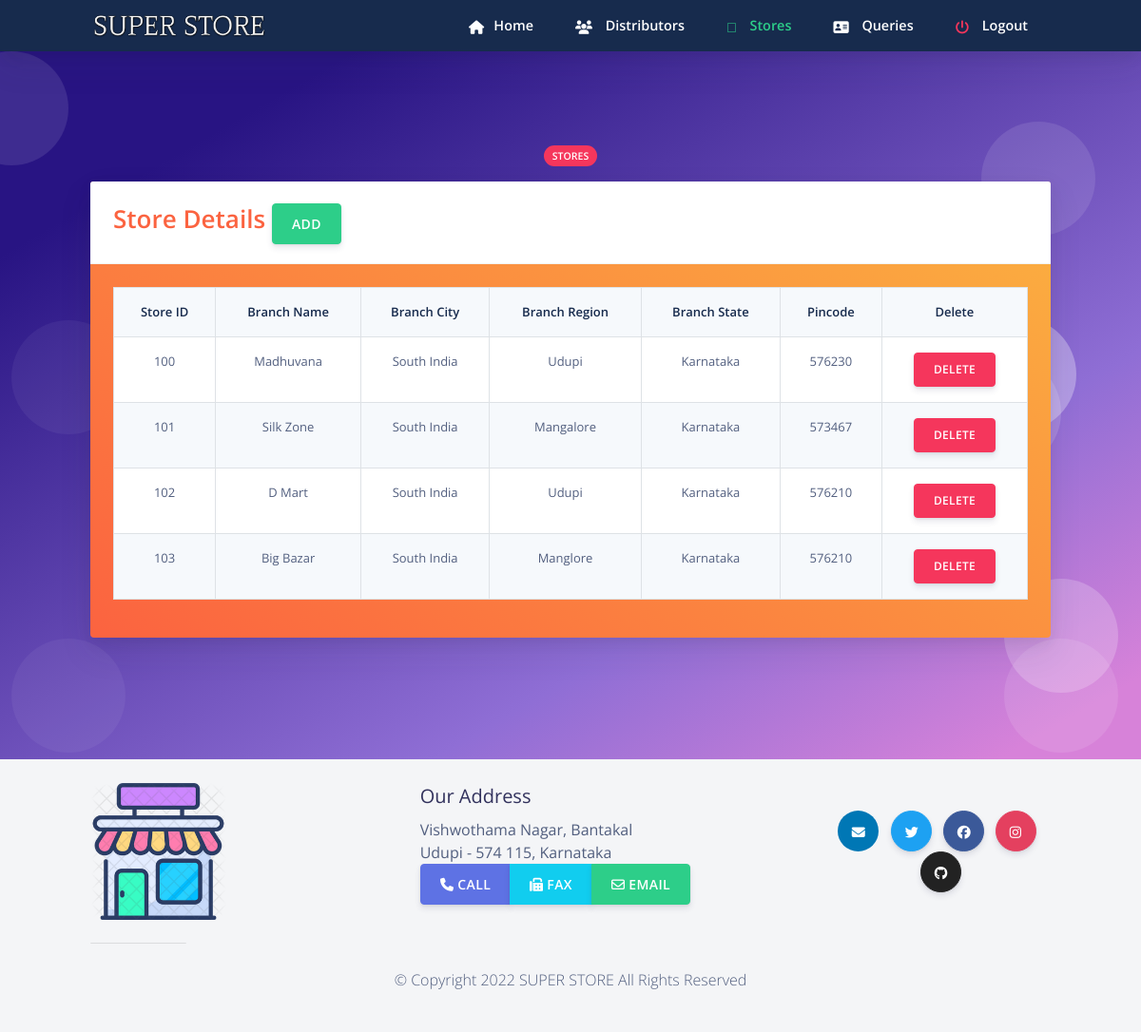
The app's page /admin/stored.php (signed in), older data.
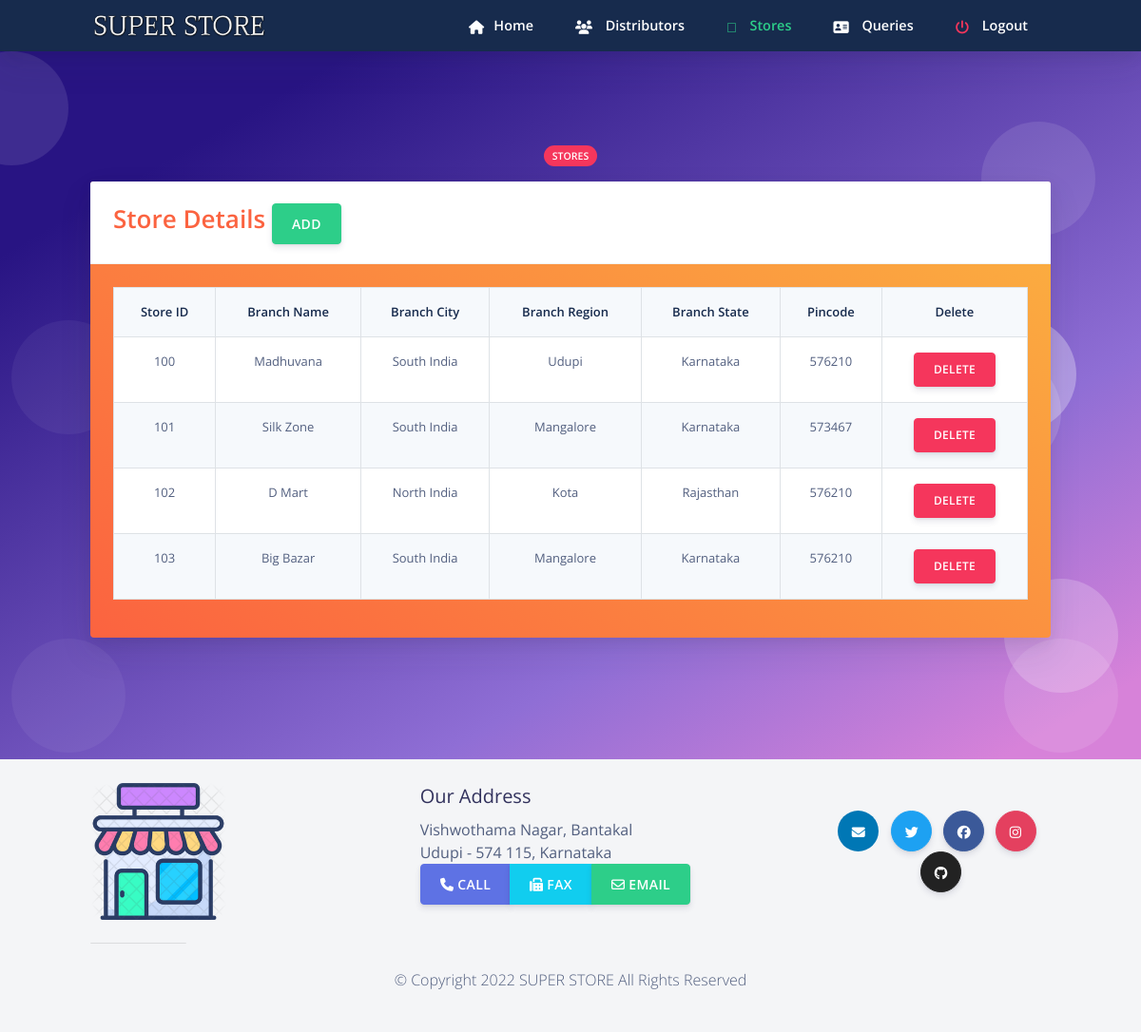
The same page, newer data.
### tables this page shows
CREATE TABLE `store` (
  `SID` int(11) NOT NULL,
  `SPASS` varchar(20) NOT NULL DEFAULT 'password',
  `SBRANCHNAME` varchar(20) NOT NULL,
  `SCITY` varchar(20) NOT NULL,
  `SREGION` varchar(20) NOT NULL,
  `SSTATE` varchar(20) NOT NULL,
  `SPCODE` int(11) NOT NULL
);

### admin/stored.php (the view, shortened to what this page needs)
<?php
include('session1.php');
?>
<!DOCTYPE html>
<html>
<head>
	<link rel="stylesheet" href="https://stackpath.bootstrapcdn.com/bootstrap/4.3.1/css/bootstrap.min.css"
>
	<link rel="stylesheet" href="https://pro.fontawesome.com/releases/v5.10.0/css/all.css"
/>
	<link rel="stylesheet" href=" https://cdnjs.cloudflare.com/ajax/libs/bootstrap-social/5.1.1/bootstrap-social.min.css "/>
  <link href="https://use.fontawesome.com/releases/v5.0.6/css/all.css" rel="stylesheet">
  <link href="../assets/css/nucleo-icons.css" rel="stylesheet" />
  <link href="../assets/css/nucleo-svg.css" rel="stylesheet" />
  <link rel="stylesheet" href="../assets/css/creativetim.min.css" type="text/css">
</head>
  <body class="bg-white" id="top">
    <nav
      id="navbar-main"
      class="
        navbar navbar-main navbar-expand-lg
        bg-default
        navbar-light
        position-sticky
        top-0
        shadow
        py-0
      "
    >
      <div class="container">
        <ul class="navbar-nav navbar-nav-hover align-items-lg-center">
          <li class="nav-item dropdown">
            <a href="../index.php" class="navbar-brand mr-lg-5 text-white">
                               <img src="../assets/img/nav.png" />
            </a>
          </li>
        </ul>
        <div class="navbar-collapse collapse bg-default" id="navbar_global">
          <ul class="navbar-nav align-items-lg-center ml-auto">
		  	 <li class="nav-item">
              <a href="dhome.php" class="nav-link">
                <span class="text-white nav-link-inner--text font-weight-bold"
                  ><i class="text-white fas fa-home"></i>Home </span
                >
              </a>
            </li>
			 <li class="nav-item">
              <a href="distd.php" class="nav-link">
                <span class="text-white nav-link-inner--text font-weight-bold"
                  ><i class="text-white fas fa-users"></i> Distributors</span
                >
              </a>
            </li>
			<li class="nav-item">
              <a href="stored.php" class="nav-link">
                <span class="text-success nav-link-inner--text font-weight-bold"
                  ><i class="text-success fad fa-store-alt"></i> Stores</span
                >
              </a>
            </li>
			<li class="nav-item">
              <a href="viewmsg.php" class="nav-link">
                <span class="text-white nav-link-inner--text font-weight-bold"
                  ><i class="text-white fas fa-address-card"></i> Queries</span
                >
              </a>
            </li>
		   <li class="nav-item">
              <a href="logout1.php" class="nav-link">
                <span class="text-white nav-link-inner--text font-weight-bold"
                  ><i class="text-danger fas fa-power-off"></i> Logout</span
                >
              </a>
            </li>
          </ul>
        </div>
      </div>
    </nav>
  <section class="section section-shaped section-lg">
    <div class="shape shape-style-1 shape-primary">
      <span></span>
      <span></span>
      <span></span>
      <span></span>
      <span></span>
      <span></span>
      <span></span>
      <span></span>
      <span></span>
      <span></span>
    </div>
<div class="container ">
    	 <div class="row">
          <div class="col-md-8 mx-auto text-center">
            <span class="badge badge-danger badge-pill mb-3">Stores</span>
          </div>
        </div>
          <div class="row row-content">
            <div class="col-md-12 mb-3">
				<div class="card text-white bg-gradient-warning mb-3">
				  <div class="card-header">
				  <span class=" text-warning display-4" > Store Details  </span>
					 <button class=" btn btn-success pull-right" data-toggle="modal" data-target="#store">
                        ADD
                      </button>
				  </div>
				  <div class="card-body text-white">
				    <table class="table table-striped table-hover table-bordered bg-gradient-white text-center">
						<tr class="font-weight-bold text-default">
						  <th>Store ID</th>
						  <th>Branch Name</th>
						  <th>Branch City</th>
						  <th>Branch Region</th>
						  <th>Branch State</th>
						  <th>Pincode</th>
						  <th>Delete</th>
						</tr>
						<?php
					  $order59 ="call storedetails";
					  $food9 = mysqli_query($conn, $order59);
					  while($res = mysqli_fetch_assoc($food9))
					  {
						  $bname=$res['SBRANCHNAME'];
							$id=$res['SID'];
							$region=$res['SREGION'];
							$city=$res['SCITY'];
							$state=$res['SSTATE'];
							$pcode=$res['SPCODE'];
				 ?>
				<tr>
				<td><?php echo $id ?></td>
				  <td><?php echo $bname ?></td>
				  <td><?php echo $region ?></td>
				  <td><?php echo $city ?></td>
				  <td><?php echo $state ?></td>
				  <td><?php echo $pcode ?></td>
	<td data-label="delete"> <button class="btn btn-sm btn-danger" > <a href="deletestore.php?sid=<?php echo $id ?>" class="nav-link text-white"  data-toggle="tooltip">Delete</a> </button> </td>
					</tr>
			<?php
			}
				?>
				  </table>
				  </div>
				</div>
            </div>
          </div>
        </div>
</section>
    <?php require("footer.php");?>
</body>
</html>

Row changes from the older to the newer data that the page shows:
changed store "Madhuvana": SPCODE "576230" → "576210"
changed store "D Mart": SREGION "South India" → "North India"; SCITY "Udupi" → "Kota"; SSTATE "Karnataka" → "Rajasthan"
changed store "Big Bazar": SCITY "Manglore" → "Mangalore"
